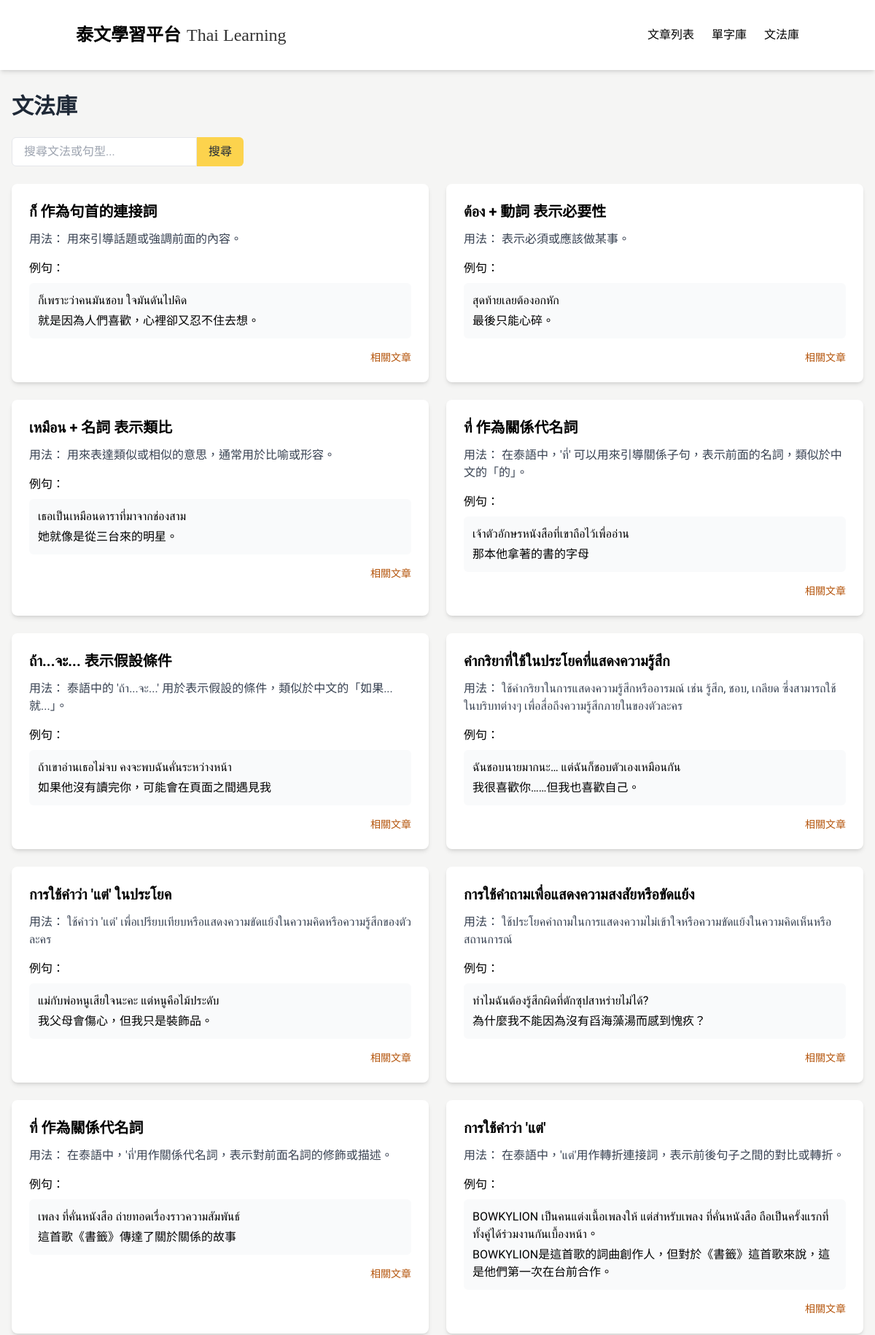
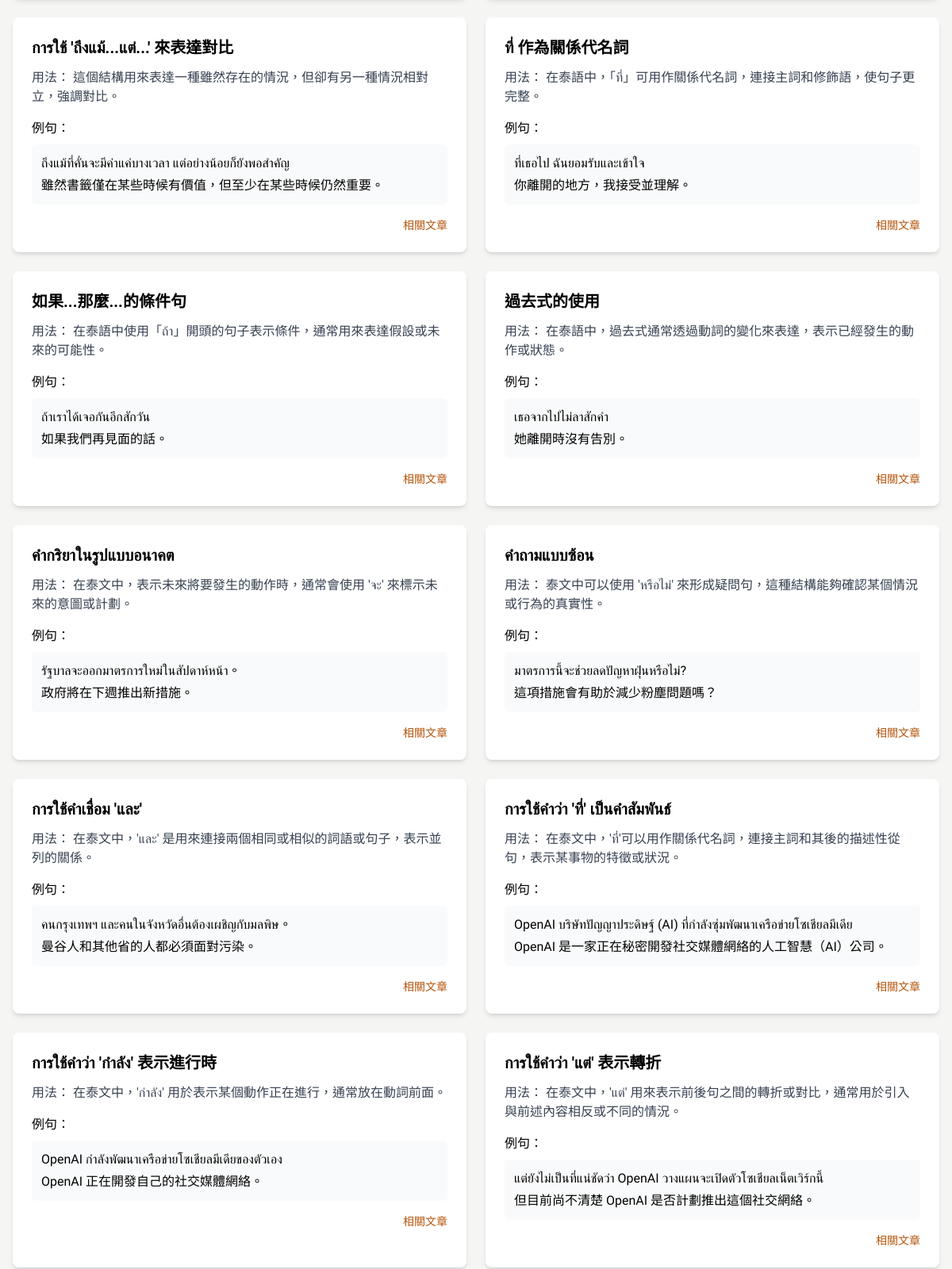
Screenshot of /grammar (upper part) with the database file from the repository (2 pictures, top to bottom).
### tables this page shows
CREATE TABLE GrammarPoint (
            id INTEGER PRIMARY KEY AUTOINCREMENT,
            title TEXT,
            explanation TEXT,
            articleId INTEGER,
            createdAt TEXT,
            updatedAt TEXT
        );

CREATE TABLE GrammarExample (
            id INTEGER PRIMARY KEY AUTOINCREMENT,
            thai TEXT,
            chinese TEXT,
            grammarPointId INTEGER,
            createdAt TEXT,
            updatedAt TEXT
        );

### app_sqlite.py (the view)
@app.route('/grammar')
def grammar():
    conn = get_db_connection()
    grammar_points = conn.execute("""
        SELECT DISTINCT GrammarPoint.*
        FROM GrammarPoint
        JOIN GrammarArticle ON GrammarPoint.id = GrammarArticle.grammarPointId
        JOIN Article ON GrammarArticle.articleId = Article.id
        WHERE Article.status = 'published'
        ORDER BY GrammarPoint.createdAt DESC
    """).fetchall()
    grammar_article_map = {}
    grammar_article_counts = {}
    grammar_article_links = {}
    rows = conn.execute("""
        SELECT grammarPointId, Article.id as articleId, Article.chineseTitle
        FROM GrammarArticle
        JOIN Article ON GrammarArticle.articleId = Article.id
        WHERE Article.status = 'published'
    """).fetchall()
    for row in rows:
        gid = row['grammarPointId']
        grammar_article_map.setdefault(gid, []).append(row['chineseTitle'])
        grammar_article_links.setdefault(gid, []).append({'id': row['articleId'], 'title': row['chineseTitle']})
        grammar_article_counts[gid] = grammar_article_counts.get(gid, 0) + 1
    grammar_data = []
    for point in grammar_points:
        examples = conn.execute('SELECT * FROM GrammarExample WHERE grammarPointId = ?', (point['id'],)).fetchall()
        grammar_data.append({
            'id': point['id'],
            'title': point['title'],
            'explanation': point['explanation'],
            'examples': examples,
            'articleLinks': grammar_article_links.get(point['id'], []),
            'articleCount': grammar_article_counts.get(point['id'], 0),
            'detailUrl': f'/grammar/{point["id"]}'
        })
    conn.close()
    return render_template('grammar_adjust.html', grammar_points=grammar_data)

### app_sqlite.py (called while the page is built)
def get_db_connection():
    base_path = os.path.dirname(os.path.abspath(__file__))
    db_path = os.path.join(base_path, 'data.db')
    conn = sqlite3.connect(db_path)  # SQLite 檔名
    conn.row_factory = sqlite3.Row     # 讓取出的資料像字典一樣操作
    return conn

### templates/grammar_adjust.html (shortened to what this page needs)
{% extends "base.html" %}
{% block content %}
  <div class="min-h-screen">
    <div class="px-4 pt-8 pb-20">
      <h1 class="text-3xl font-bold mb-6 text-gray-800">文法庫</h1>
      <div class="mb-6">
        <div class="flex mb-4">
          <input id="grammar-search" type="text" placeholder="搜尋文法或句型..." class="border rounded-l-md px-4" />
          <button class="bg-[#FCD34D] hover:bg-[#FBBF24] text-[#1F2937] hover:text-white px-4 py-2 rounded-r-md transition-colors">搜尋</button>
        </div>
      </div>
      <div class="grid grid-cols-1 md:grid-cols-2 lg:grid-cols-2 gap-6">
        {% for point in grammar_points %}
        <div class="bg-white rounded-lg shadow-md overflow-hidden grammar-card">
          <div class="p-6">
            <h3 class="text-xl font-semibold mb-3">{{ point.title }}</h3>
            <div class="mb-4">
              <p class="mb-2 text-gray-700"><span class="font-medium">用法：</span> {{ point.explanation }}</p>
            </div>
            {% if point.examples %}
            <div class="mb-4">
              <h4 class="font-medium mb-2">例句：</h4>
              {% for example in point.examples %}
              <div class="bg-gray-50 p-3 rounded-md mb-2">
                <p class="thai-text mb-1">{{ example.thai }}</p>
                <p>{{ example.chinese }}</p>
              </div>
              {% endfor %}
            </div>
            {% endif %}
            {% if point.articleLinks %}
              <div class="text-right text-[#B45309] text-sm mt-2">
                <a href="/grammar/{{ point.id }}" class="hover:underline">相關文章</a>
              </div>
            {% endif %}
          </div>
        </div>
        {% endfor %}
      </div>
    </div>
  </div>
{% endblock %}

### templates/base.html (style rules this page uses)
:root { --main-color: #FCD34D; --main-color-hover: #FBBF24; --main-color-light: #FFFDEA; --main-color-light-hover: #FEF3C7; --main-color-bg: #ffffff; --main-color-dark: #1F2937; --main-color-darker: #111827; }
body { font-family: 'Noto Sans TC', 'Sarabun', sans-serif; background-color: #F5F5F4; }
.thai-text { font-family: 'Sarabun', sans-serif; }

### rows the page displays
GrammarPoint: title "ก็ 作為句首的連接詞", explanation "用來引導話題或強調前面的內容。"
GrammarExample: thai "ก็เพราะว่าคนมันชอบ ใจมันดันไปคิด", chinese "就是因為人們喜歡，心裡卻又忍不住去想。"
GrammarPoint: title "ต้อง + 動詞 表示必要性", explanation "表示必須或應該做某事。"
GrammarExample: thai "สุดท้ายเลยต้องอกหัก", chinese "最後只能心碎。"
GrammarPoint: title "เหมือน + 名詞 表示類比", explanation "用來表達類似或相似的意思，通常用於比喻或形容。"
GrammarExample: thai "เธอเป็นเหมือนดาราที่มาจากช่องสาม", chinese "她就像是從三台來的明星。"
GrammarPoint: title "ที่ 作為關係代名詞", explanation "在泰語中，'ที่' 可以用來引導關係子句，表示前面的名詞，類似於中文的「的」。"
GrammarExample: thai "เจ้าตัวอักษรหนังสือที่เขาถือไว้เพื่ออ่าน", chinese "那本他拿著的書的字母"
GrammarPoint: title "ถ้า...จะ... 表示假設條件", explanation "泰語中的 'ถ้า...จะ...' 用於表示假設的條件，類似於中文的「如果...就...」。"
GrammarExample: thai "ถ้าเขาอ่านเธอไม่จบ คงจะพบฉันคั่นระหว่างหน้า", chinese "如果他沒有讀完你，可能會在頁面之間遇見我"
GrammarPoint: title "คำกริยาที่ใช้ในประโยคที่แสดงความรู้สึก", explanation "ใช้คำกริยาในการแสดงความรู้สึกหรืออารมณ์ เช่น รู้สึก, ชอบ, เกลียด ซึ่งสามารถใช้ในบริบทต่างๆ เพื่อสื่อถึงความรู้สึกภายในของตัวละคร"
GrammarExample: thai "ฉันชอบนายมากนะ… แต่ฉันก็ชอบตัวเองเหมือนกัน", chinese "我很喜歡你……但我也喜歡自己。"
GrammarPoint: title "การใช้คำว่า 'แต่' ในประโยค", explanation "ใช้คำว่า 'แต่' เพื่อเปรียบเทียบหรือแสดงความขัดแย้งในความคิดหรือความรู้สึกของตัวละคร"
GrammarExample: thai "แม่กับพ่อหนูเสียใจนะคะ แต่หนูคือไม้ประดับ", chinese "我父母會傷心，但我只是裝飾品。"
GrammarPoint: title "การใช้คำถามเพื่อแสดงความสงสัยหรือขัดแย้ง", explanation "ใช้ประโยคคำถามในการแสดงความไม่เข้าใจหรือความขัดแย้งในความคิดเห็นหรือสถานการณ์"
GrammarExample: thai "ทำไมฉันต้องรู้สึกผิดที่ตักซุปสาหร่ายไม่ได้?", chinese "為什麼我不能因為沒有舀海藻湯而感到愧疚？"
GrammarPoint: title "ที่ 作為關係代名詞", explanation "在泰語中，'ที่'用作關係代名詞，表示對前面名詞的修飾或描述。"
GrammarExample: thai "เพลง ที่คั่นหนังสือ ถ่ายทอดเรื่องราวความสัมพันธ์", chinese "這首歌《書籤》傳達了關於關係的故事"
GrammarPoint: title "การใช้คำว่า 'แต่'", explanation "在泰語中，'แต่'用作轉折連接詞，表示前後句子之間的對比或轉折。"
GrammarExample: thai "BOWKYLION เป็นคนแต่งเนื้อเพลงให้ แต่สำหรับเพลง ที่คั่นหนังสือ ถือเป็นครั้งแรกที่ทั้งคู่ได้ร่วมงานกันเบื้องหน้า。", chinese "BOWKYLION是這首歌的詞曲創作人，但對於《書籤》這首歌來說，這是他們第一次在台前合作。"
GrammarPoint: title "การใช้ 'ถึงแม้...แต่...' 來表達對比", explanation "這個結構用來表達一種雖然存在的情況，但卻有另一種情況相對立，強調對比。"
GrammarExample: thai "ถึงแม้ที่คั่นจะมีค่าแค่บางเวลา แต่อย่างน้อยก็ยังพอสำคัญ", chinese "雖然書籤僅在某些時候有價值，但至少在某些時候仍然重要。"
GrammarPoint: title "ที่ 作為關係代名詞", explanation "在泰語中，「ที่」可用作關係代名詞，連接主詞和修飾語，使句子更完整。"
GrammarExample: thai "ที่เธอไป ฉันยอมรับและเข้าใจ", chinese "你離開的地方，我接受並理解。"
GrammarPoint: title "如果...那麼...的條件句", explanation "在泰語中使用「ถ้า」開頭的句子表示條件，通常用來表達假設或未來的可能性。"
GrammarExample: thai "ถ้าเราได้เจอกันอีกสักวัน", chinese "如果我們再見面的話。"
GrammarPoint: title "過去式的使用", explanation "在泰語中，過去式通常透過動詞的變化來表達，表示已經發生的動作或狀態。"
GrammarExample: thai "เธอจากไปไม่ลาสักคำ", chinese "她離開時沒有告別。"
GrammarPoint: title "คำกริยาในรูปแบบอนาคต", explanation "在泰文中，表示未來將要發生的動作時，通常會使用 'จะ' 來標示未來的意圖或計劃。"
GrammarExample: thai "รัฐบาลจะออกมาตรการใหม่ในสัปดาห์หน้า。", chinese "政府將在下週推出新措施。"
GrammarPoint: title "คำถามแบบซ้อน", explanation "泰文中可以使用 'หรือไม่' 來形成疑問句，這種結構能夠確認某個情況或行為的真實性。"
GrammarExample: thai "มาตรการนี้จะช่วยลดปัญหาฝุ่นหรือไม่?", chinese "這項措施會有助於減少粉塵問題嗎？"
GrammarPoint: title "การใช้คำเชื่อม 'และ'", explanation "在泰文中，'และ' 是用來連接兩個相同或相似的詞語或句子，表示並列的關係。"
GrammarExample: thai "คนกรุงเทพฯ และคนในจังหวัดอื่นต้องเผชิญกับมลพิษ。", chinese "曼谷人和其他省的人都必須面對污染。"
GrammarPoint: title "การใช้คำว่า 'ที่' เป็นคำสัมพันธ์", explanation "在泰文中，'ที่'可以用作關係代名詞，連接主詞和其後的描述性從句，表示某事物的特徵或狀況。"
GrammarExample: thai "OpenAI บริษัทปัญญาประดิษฐ์ (AI) ที่กำลังซุ่มพัฒนาเครือข่ายโซเชียลมีเดีย", chinese "OpenAI 是一家正在秘密開發社交媒體網絡的人工智慧（AI）公司。"
GrammarPoint: title "การใช้คำว่า 'กำลัง' 表示進行時", explanation "在泰文中，'กำลัง' 用於表示某個動作正在進行，通常放在動詞前面。"
GrammarExample: thai "OpenAI กำลังพัฒนาเครือข่ายโซเชียลมีเดียของตัวเอง", chinese "OpenAI 正在開發自己的社交媒體網絡。"
GrammarPoint: title "การใช้คำว่า 'แต่' 表示轉折", explanation "在泰文中，'แต่' 用來表示前後句之間的轉折或對比，通常用於引入與前述內容相反或不同的情況。"
GrammarExample: thai "แต่ยังไม่เป็นที่แน่ชัดว่า OpenAI วางแผนจะเปิดตัวโซเชียลเน็ตเวิร์กนี้", chinese "但目前尚不清楚 OpenAI 是否計劃推出這個社交網絡。"
